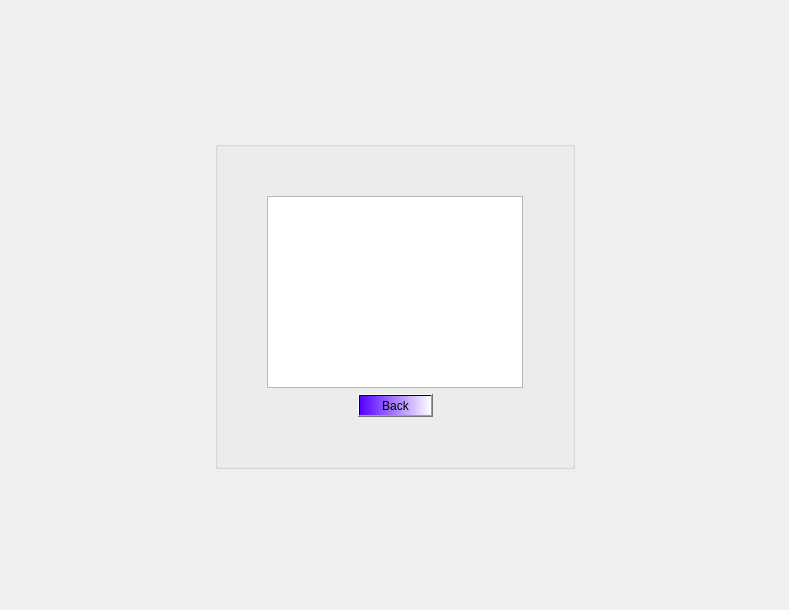
<?xml version="1.0" encoding="UTF-8"?>
<ui version="4.0">
 <class>LoanView</class>
 <widget class="QDialog" name="LoanView">
  <property name="geometry">
   <rect>
    <x>0</x>
    <y>0</y>
    <width>789</width>
    <height>610</height>
   </rect>
  </property>
  <property name="windowTitle">
   <string>Loan Requests</string>
  </property>
  <layout class="QGridLayout" name="gridLayout_2">
   <item row="0" column="1">
    <spacer name="verticalSpacer_4">
     <property name="orientation">
      <enum>Qt::Vertical</enum>
     </property>
     <property name="sizeHint" stdset="0">
      <size>
       <width>20</width>
       <height>103</height>
      </size>
     </property>
    </spacer>
   </item>
   <item row="1" column="0">
    <spacer name="horizontalSpacer_5">
     <property name="orientation">
      <enum>Qt::Horizontal</enum>
     </property>
     <property name="sizeHint" stdset="0">
      <size>
       <width>181</width>
       <height>20</height>
      </size>
     </property>
    </spacer>
   </item>
   <item row="1" column="1" rowspan="2">
    <widget class="QGroupBox" name="groupBox">
     <property name="title">
      <string/>
     </property>
     <layout class="QGridLayout" name="gridLayout">
      <item row="0" column="1">
       <spacer name="verticalSpacer_2">
        <property name="orientation">
         <enum>Qt::Vertical</enum>
        </property>
        <property name="sizeHint" stdset="0">
         <size>
          <width>20</width>
          <height>40</height>
         </size>
        </property>
       </spacer>
      </item>
      <item row="1" column="0">
       <spacer name="horizontalSpacer_3">
        <property name="orientation">
         <enum>Qt::Horizontal</enum>
        </property>
        <property name="sizeHint" stdset="0">
         <size>
          <width>40</width>
          <height>20</height>
         </size>
        </property>
       </spacer>
      </item>
      <item row="1" column="1" rowspan="2" colspan="2">
       <layout class="QVBoxLayout" name="verticalLayout">
        <item>
         <widget class="QListView" name="listView"/>
        </item>
        <item>
         <layout class="QHBoxLayout" name="horizontalLayout">
          <item>
           <spacer name="horizontalSpacer">
            <property name="orientation">
             <enum>Qt::Horizontal</enum>
            </property>
            <property name="sizeHint" stdset="0">
             <size>
              <width>40</width>
              <height>20</height>
             </size>
            </property>
           </spacer>
          </item>
          <item>
           <widget class="QPushButton" name="pushButton_back">
            <property name="styleSheet">
             <string notr="true">background-color: qlineargradient(spread:pad, x1:0, y1:0, x2:1, y2:0, stop:0 rgba(85, 0, 255, 255), stop:1 rgba(255, 255, 255, 255));
color: rgb(0, 0, 0);
font: 11pt &quot;Times New Roman&quot;;</string>
            </property>
            <property name="text">
             <string>Back</string>
            </property>
           </widget>
          </item>
          <item>
           <spacer name="horizontalSpacer_2">
            <property name="orientation">
             <enum>Qt::Horizontal</enum>
            </property>
            <property name="sizeHint" stdset="0">
             <size>
              <width>40</width>
              <height>20</height>
             </size>
            </property>
           </spacer>
          </item>
         </layout>
        </item>
       </layout>
      </item>
      <item row="2" column="3">
       <spacer name="horizontalSpacer_4">
        <property name="orientation">
         <enum>Qt::Horizontal</enum>
        </property>
        <property name="sizeHint" stdset="0">
         <size>
          <width>40</width>
          <height>20</height>
         </size>
        </property>
       </spacer>
      </item>
      <item row="3" column="2">
       <spacer name="verticalSpacer">
        <property name="orientation">
         <enum>Qt::Vertical</enum>
        </property>
        <property name="sizeHint" stdset="0">
         <size>
          <width>20</width>
          <height>40</height>
         </size>
        </property>
       </spacer>
      </item>
     </layout>
    </widget>
   </item>
   <item row="2" column="2">
    <spacer name="horizontalSpacer_6">
     <property name="orientation">
      <enum>Qt::Horizontal</enum>
     </property>
     <property name="sizeHint" stdset="0">
      <size>
       <width>180</width>
       <height>20</height>
      </size>
     </property>
    </spacer>
   </item>
   <item row="3" column="1">
    <spacer name="verticalSpacer_3">
     <property name="orientation">
      <enum>Qt::Vertical</enum>
     </property>
     <property name="sizeHint" stdset="0">
      <size>
       <width>20</width>
       <height>102</height>
      </size>
     </property>
    </spacer>
   </item>
  </layout>
 </widget>
 <resources/>
 <connections/>
</ui>
